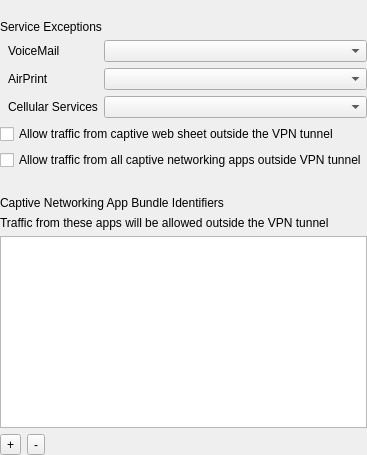
    <widget class="QWidget" name="serviceExceptionsWidget" native="true">
     <layout class="QVBoxLayout" name="verticalLayout_28">
      <property name="leftMargin">
       <number>0</number>
      </property>
      <property name="topMargin">
       <number>0</number>
      </property>
      <property name="rightMargin">
       <number>0</number>
      </property>
      <property name="bottomMargin">
       <number>0</number>
      </property>
      <item>
       <spacer name="verticalSpacer_4">
        <property name="orientation">
         <enum>Qt::Vertical</enum>
        </property>
        <property name="sizeHint" stdset="0">
         <size>
          <width>20</width>
          <height>20</height>
         </size>
        </property>
       </spacer>
      </item>
      <item>
       <widget class="QLabel" name="label_26">
        <property name="text">
         <string>Service Exceptions</string>
        </property>
       </widget>
      </item>
      <item>
       <layout class="QFormLayout" name="formLayout">
        <property name="formAlignment">
         <set>Qt::AlignLeading|Qt::AlignLeft|Qt::AlignTop</set>
        </property>
        <property name="leftMargin">
         <number>8</number>
        </property>
        <item row="0" column="0">
         <widget class="QLabel" name="label_28">
          <property name="text">
           <string>VoiceMail</string>
          </property>
         </widget>
        </item>
        <item row="0" column="1">
         <widget class="QComboBox" name="comboVoiceMail"/>
        </item>
        <item row="1" column="0">
         <widget class="QLabel" name="label_29">
          <property name="text">
           <string>AirPrint</string>
          </property>
         </widget>
        </item>
        <item row="1" column="1">
         <widget class="QComboBox" name="comboAirPrint"/>
        </item>
        <item row="2" column="0">
         <widget class="QLabel" name="label_5">
          <property name="text">
           <string>Cellular Services</string>
          </property>
         </widget>
        </item>
        <item row="2" column="1">
         <widget class="QComboBox" name="comboCellularServices"/>
        </item>
       </layout>
      </item>
      <item>
       <widget class="QCheckBox" name="checkAllowCaptiveWebsheet">
        <property name="text">
         <string>Allow traffic from captive web sheet outside the VPN tunnel</string>
        </property>
       </widget>
      </item>
      <item>
       <widget class="QCheckBox" name="checkAllowNetworkingApps">
        <property name="text">
         <string>Allow traffic from all captive networking apps outside VPN tunnel</string>
        </property>
       </widget>
      </item>
      <item>
       <spacer name="verticalSpacer_3">
        <property name="orientation">
         <enum>Qt::Vertical</enum>
        </property>
        <property name="sizeHint" stdset="0">
         <size>
          <width>20</width>
          <height>20</height>
         </size>
        </property>
       </spacer>
      </item>
      <item>
       <widget class="QWidget" name="captiveAppBundleWidget" native="true">
        <layout class="QVBoxLayout" name="verticalLayout_29">
         <property name="leftMargin">
          <number>0</number>
         </property>
         <property name="topMargin">
          <number>0</number>
         </property>
         <property name="rightMargin">
          <number>0</number>
         </property>
         <property name="bottomMargin">
          <number>0</number>
         </property>
         <item>
          <widget class="QLabel" name="label_30">
           <property name="text">
            <string>Captive Networking App Bundle Identifiers</string>
           </property>
          </widget>
         </item>
         <item>
          <widget class="QLabel" name="lTip_34">
           <property name="text">
            <string>Traffic from these apps will be allowed outside the VPN tunnel</string>
           </property>
          </widget>
         </item>
         <item>
          <widget class="QListWidget" name="capitiveBundleList"/>
         </item>
         <item>
          <layout class="QHBoxLayout" name="horizontalLayout_12">
           <item>
            <widget class="QToolButton" name="btnAddCaptiveBundle">
             <property name="text">
              <string>+</string>
             </property>
            </widget>
           </item>
           <item>
            <widget class="QToolButton" name="btnRemoveCaptiveBundle">
             <property name="text">
              <string>-</string>
             </property>
            </widget>
           </item>
           <item>
            <spacer name="horizontalSpacer_15">
             <property name="orientation">
              <enum>Qt::Horizontal</enum>
             </property>
             <property name="sizeHint" stdset="0">
              <size>
               <width>158</width>
               <height>20</height>
              </size>
             </property>
            </spacer>
           </item>
          </layout>
         </item>
        </layout>
       </widget>
      </item>
     </layout>
    </widget>
